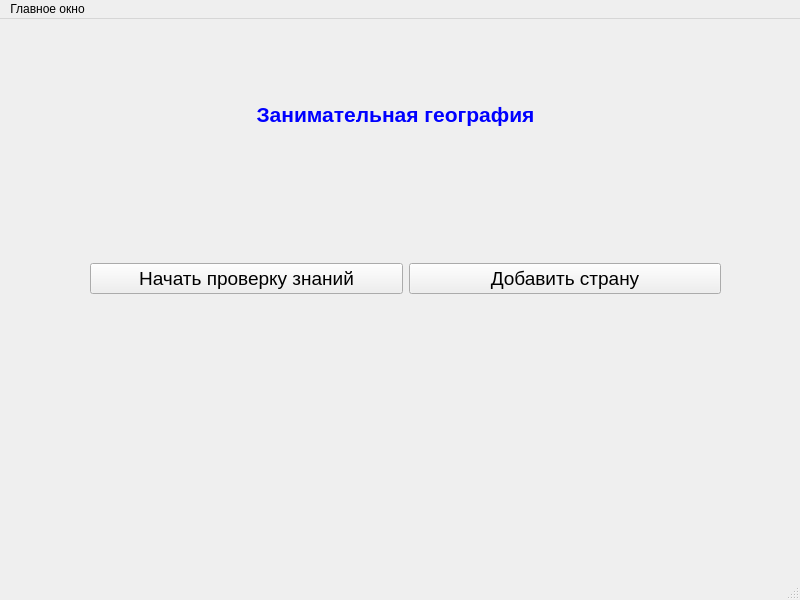
<?xml version="1.0" encoding="UTF-8"?>
<ui version="4.0">
 <class>MainWindow</class>
 <widget class="QMainWindow" name="MainWindow">
  <property name="geometry">
   <rect>
    <x>0</x>
    <y>0</y>
    <width>800</width>
    <height>600</height>
   </rect>
  </property>
  <property name="windowTitle">
   <string>Занимательная география</string>
  </property>
  <widget class="QWidget" name="centralwidget">
   <widget class="QWidget" name="horizontalLayoutWidget">
    <property name="geometry">
     <rect>
      <x>90</x>
      <y>220</y>
      <width>631</width>
      <height>80</height>
     </rect>
    </property>
    <layout class="QHBoxLayout" name="horizontalLayout">
     <item>
      <widget class="QPushButton" name="pushButton_begin">
       <property name="font">
        <font>
         <pointsize>14</pointsize>
         <weight>50</weight>
         <bold>false</bold>
        </font>
       </property>
       <property name="text">
        <string>Начать проверку знаний</string>
       </property>
      </widget>
     </item>
     <item>
      <widget class="QPushButton" name="pushButton_add">
       <property name="font">
        <font>
         <pointsize>14</pointsize>
         <weight>50</weight>
         <bold>false</bold>
        </font>
       </property>
       <property name="text">
        <string>Добавить страну</string>
       </property>
      </widget>
     </item>
    </layout>
   </widget>
   <widget class="QLabel" name="label">
    <property name="geometry">
     <rect>
      <x>90</x>
      <y>70</y>
      <width>611</width>
      <height>51</height>
     </rect>
    </property>
    <property name="text">
     <string>&lt;html&gt;&lt;head/&gt;&lt;body&gt;&lt;p align=&quot;center&quot;&gt;&lt;span style=&quot; font-size:16pt; font-weight:600; color:#0000ff;&quot;&gt;Занимательная география&lt;/span&gt;&lt;/p&gt;&lt;/body&gt;&lt;/html&gt;</string>
    </property>
   </widget>
  </widget>
  <widget class="QMenuBar" name="menubar">
   <property name="geometry">
    <rect>
     <x>0</x>
     <y>0</y>
     <width>800</width>
     <height>26</height>
    </rect>
   </property>
   <widget class="QMenu" name="menu">
    <property name="title">
     <string>Главное окно</string>
    </property>
   </widget>
   <addaction name="menu"/>
  </widget>
  <widget class="QStatusBar" name="statusbar"/>
 </widget>
 <resources/>
 <connections/>
</ui>
